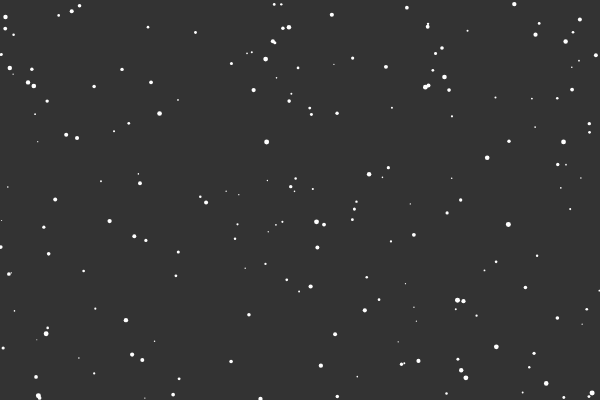
Frame 1 (no input)
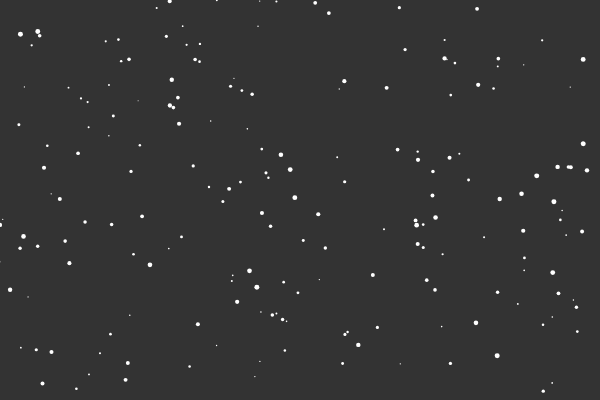
Frame 60 (no input)
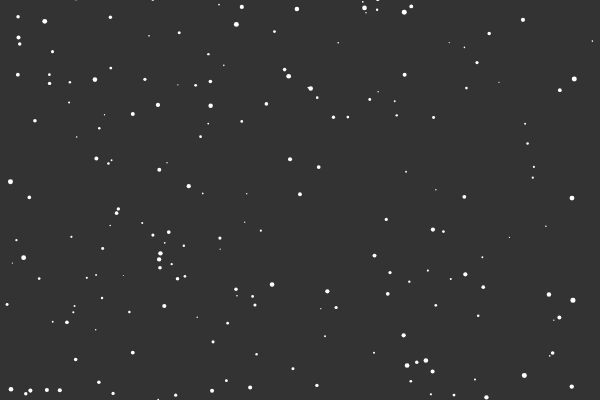
Frame 120 (the mouse pressed at the canvas centre since frame 60)

The p5.js sketch that drew these frames (run headless with seeded random() and noise() and a simulated clock; from frame 60 on, the mouse is pressed at the canvas centre):

// p5.js sketch
// ── sketch.js
var num_snowflakes = 200
var snowflakes = []

function setup(){
	createCanvas(600,400)

	for(var i = 0; i < num_snowflakes; i++){
		snowflakes.push(new Snowflake())
	}

	g = createVector(0,9.81)
}

function draw(){
	background(51)
	
	for(i in snowflakes){
		snowflakes[i].update()
		snowflakes[i].render()
	}
}
// ── snowball.js
var Ball = function(x,y,size=10){
    this.pos = createVector(x,y)
    this.size = size

    this.render = function(border=true){
        if(border){
            stroke(0)
        } else {
            noStroke()
        }
        fill(255)
        ellipse(this.pos.x, this.pos.y, this.size, this.size)
    }

    this.update = function(){
        newX = lerp(this.pos.x, mouseX, 0.02)
        this.pos = createVector(newX, height-(this.size/2))
        
        var p = []
        for(var i = this.pos.x-this.size/3; i < this.pos.x+this.size/3; i += width/100){
            var pos = floor(i*100/width)
            if(snowLevel[pos] > 2){
                this.size += 20/(this.size*this.size)
                snowLevel[pos] -= 0.2
            }
            
            p.push(pos)
        }
        stroke(255,0,0)
        line(p[0]*width/100,height-2,p[-1]*width/100,height-2)
    }
}

// ── snowflake.js
var Snowflake = function(){

    this.pos = createVector(random(width),random(height))
    this.vel = createVector(0,0)
    this.size = random(4) + 1
    this.maxSpeed = random(2) + 2
    this.noiseOffset = random(100)
    
    this.update = function(){
        var floatAngle = noise((frameCount+this.noiseOffset)/100)*TWO_PI
        float = p5.Vector.fromAngle(floatAngle)
        
        acc = createVector(0,0)
        acc.add(float)
        acc.add(g)

        this.vel.add(acc)
        this.vel.limit(this.maxSpeed)
        this.pos.add(this.vel)

        if(this.pos.y > height){
            this.pos = createVector(random(width),-10)
        }
    }

    this.render = function(){
        stroke(255)
        strokeWeight(this.size)
        point(this.pos.x, this.pos.y)
    }
}
